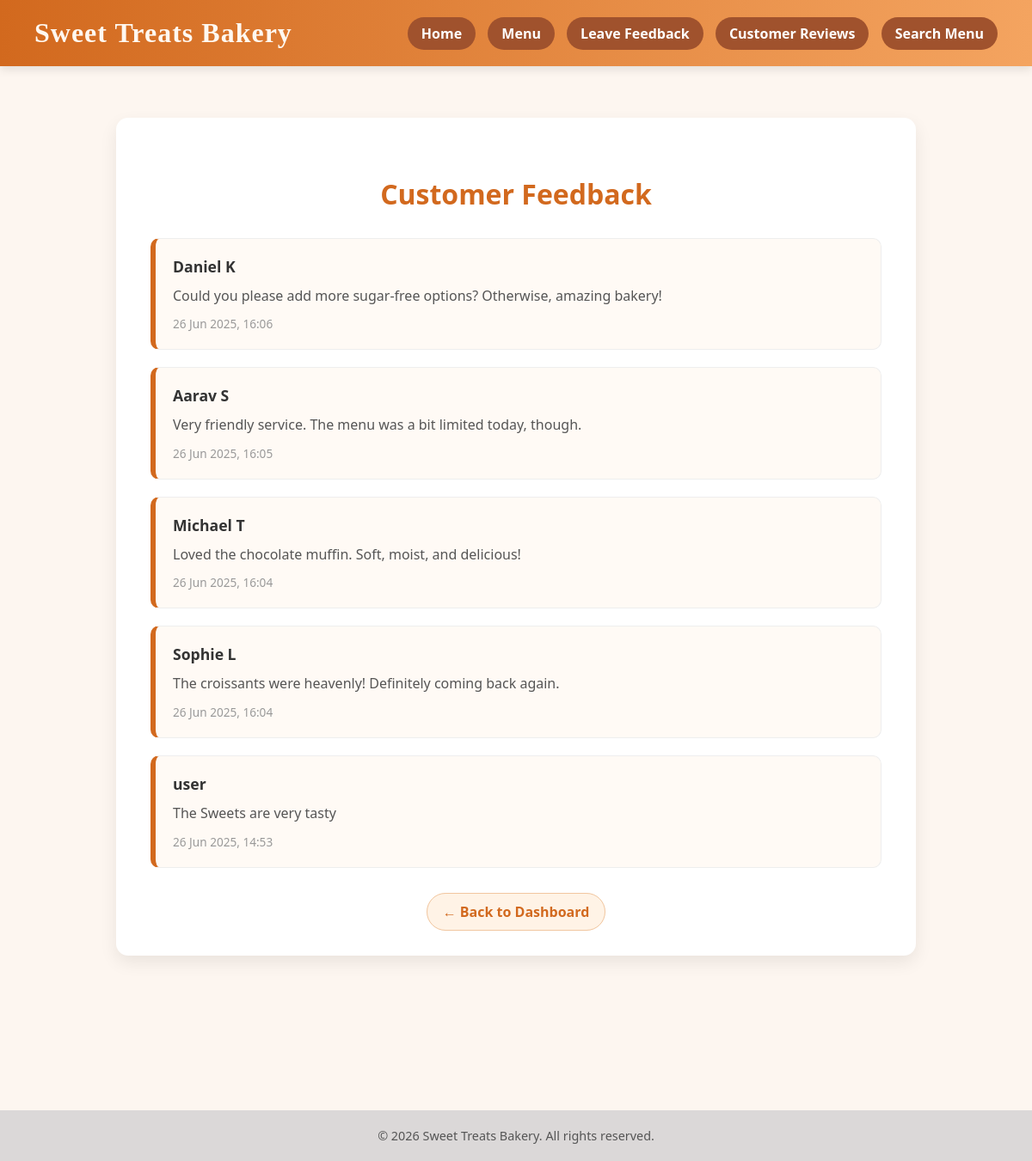
The app's page /admin/view_feedback.php (signed in) with its own data.
### tables this page shows
CREATE TABLE `feedback` (
  `id` int(11) NOT NULL,
  `name` varchar(100) NOT NULL,
  `email` varchar(100) NOT NULL,
  `message` text NOT NULL,
  `timestamp` datetime DEFAULT current_timestamp()
);

### admin/view_feedback.php (the view, shortened to what this page needs)
<?php
require_once '../config/config.php';
include '../templates/header.php';
$sql = "SELECT name, message, timestamp FROM feedback ORDER BY timestamp DESC";
$result = $conn->query($sql);
?>
<div class="container">
    <h2>Customer Feedback</h2>
    <?php if ($result && $result->num_rows > 0): ?>
        <?php while ($row = $result->fetch_assoc()): ?>
            <div class="feedback-entry">
                <div class="feedback-name"><?= htmlspecialchars($row['name']); ?></div>
                <div class="feedback-message"><?= nl2br(htmlspecialchars($row['message'])); ?></div>
                <div class="timestamp"><?= date("d M Y, H:i", strtotime($row['timestamp'])); ?></div>
            </div>
        <?php endwhile; ?>
    <?php else: ?>
        <div class="no-feedback">No feedback has been submitted yet.</div>
    <?php endif; ?>
    <div class="back-link">
        <a href="admin_dashboard.php">← Back to Dashboard</a>
    </div>
</div>
<?php include '../templates/footer.php'; ?>

### templates/header.php (style rules this page uses)
body { margin: 0; padding: 0; font-family: 'Segoe UI', 'Poppins', sans-serif; background-color: #fffaf3; }

### admin/view_feedback.php (style rules this page uses)
body { font-family: 'Segoe UI', Tahoma, Geneva, Verdana, sans-serif; background: #fdf6f0; margin: 0; padding: 0; }
.container { max-width: 850px; margin: 60px auto; background-color: #ffffff; padding: 40px; border-radius: 14px; box-shadow: 0 8px 20px rgba(0, 0, 0, 0.08); }
h2 { text-align: center; color: #d2691e; font-size: 2rem; margin-bottom: 30px; }
.feedback-entry { padding: 20px; border: 1px solid #eee; border-left: 6px solid #d2691e; border-radius: 10px; margin-bottom: 20px; background-color: #fffaf5; transition: transform 0.3s ease; }
.feedback-name { font-weight: bold; font-size: 1.1rem; color: #333; }
.feedback-message { margin: 10px 0; color: #555; font-size: 1rem; white-space: pre-wrap; line-height: 1.6; }
.timestamp { font-size: 0.85rem; color: #999; }
.back-link { text-align: center; margin-top: 40px; }
.back-link a { color: #d2691e; text-decoration: none; font-weight: bold; font-size: 1rem; padding: 10px 18px; border-radius: 30px; background: #fff3e6; border: 1px solid #f1c6a0; transition: all 0.3s ease; }

### records on screen
feedback: name "Daniel K", message "Could you please add more sugar-free options? Otherwise, amazing bakery!", timestamp "26 Jun 2025, 16:06"
feedback: name "Aarav S", message "Very friendly service. The menu was a bit limited today, though.", timestamp "26 Jun 2025, 16:05"
feedback: name "Michael T", message "Loved the chocolate muffin. Soft, moist, and delicious!", timestamp "26 Jun 2025, 16:04"
feedback: name "Sophie L", message "The croissants were heavenly! Definitely coming back again.", timestamp "26 Jun 2025, 16:04"
feedback: name "user", message "The Sweets are very tasty", timestamp "26 Jun 2025, 14:53"
